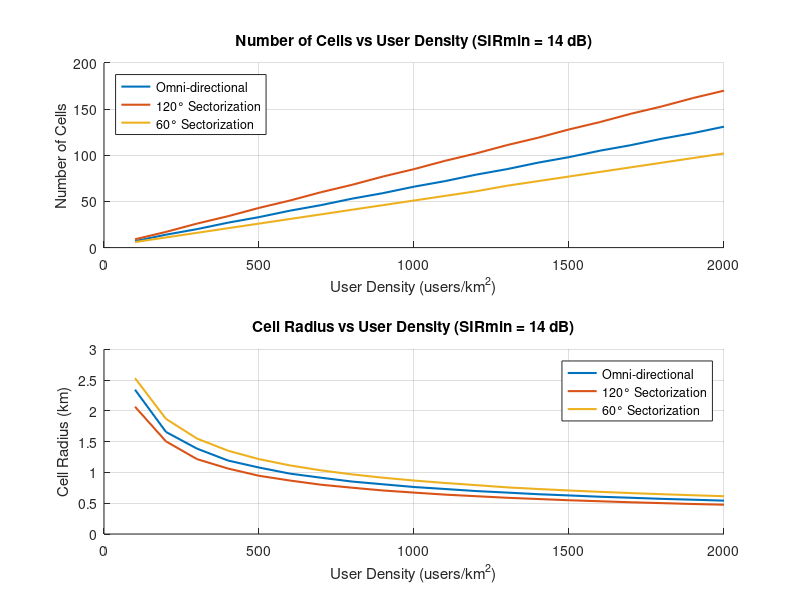
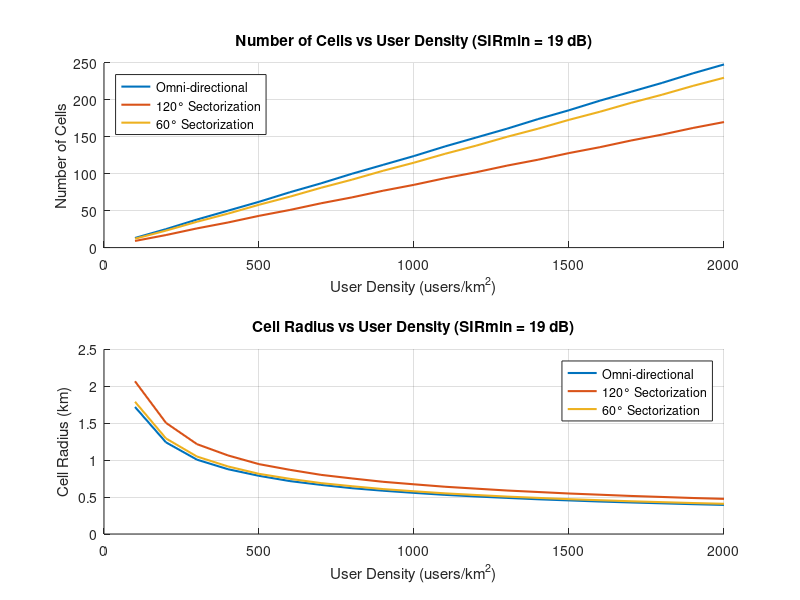

The MATLAB source for these figures, in order:
function partb4_5()
    % Parameters
    city_area = 100;                        % km^2
    user_densities = 100:100:2000;          % users/km^2
    total_channels = 340;
    traffic_per_user = 0.025;               % Erlangs
    GOS = 0.02;
    SIRmin_values = [14, 19];
    
    
    
    % Load or define Erlang B table
    GOS_table = [0.001, 0.002, 0.005, 0.01, 0.012, 0.013, 0.015, 0.02, 0.03, ...
                  0.05, 0.07, 0.1, 0.15, 0.2, 0.3, 0.4, 0.5];
    
    % Number of trunks (channels) - rows (1 to 150)
    trunks = (1:150)';
    
    
    traffic_table = [
0.001	0.002	0.005	0.010	0.012	0.013	0.02	0.020	0.031	0.053	0.075	0.111	0.176	0.250	0.429	0.667	1.00
0.046	0.065	0.105	0.153	0.168	0.176	0.19	0.223	0.282	0.381	0.470	0.595	0.796	1.00	1.45	2.00	2.73
0.194	0.249	0.349	0.455	0.489	0.505	0.53	0.602	0.715	0.899	1.06	1.27	1.60	1.93	2.63	3.48	4.59
0.439	0.535	0.701	0.869	0.922	0.946	0.99	1.09	1.26	1.52	1.75	2.05	2.50	2.95	3.89	5.02	6.50
0.762	0.900	1.13	1.36	1.43	1.46	1.52	1.66	1.88	2.22	2.50	2.88	3.45	4.01	5.19	6.60	8.44
																
1.15	1.33	1.62	1.91	2.00	2.04	2.11	2.28	2.54	2.96	3.30	3.76	4.44	5.11	6.51	8.19	10.4
1.58	1.80	2.16	2.50	2.60	2.65	2.73	2.94	3.25	3.74	4.14	4.67	5.46	6.23	7.86	9.80	12.4
2.05	2.31	2.73	3.13	3.25	3.30	3.40	3.63	3.99	4.54	5.00	5.60	6.50	7.37	9.21	11.4	14.3
2.56	2.85	3.33	3.78	3.92	3.98	4.08	4.34	4.75	5.37	5.88	6.55	7.55	8.52	10.6	13.0	16.3
3.09	3.43	3.96	4.46	4.61	4.68	4.80	5.08	5.53	6.22	6.78	7.51	8.62	9.68	12.0	14.7	18.3
																
3.65	4.02	4.61	5.16	5.32	5.40	5.53	5.84	6.33	7.08	7.69	8.49	9.69	10.9	13.3	16.3	20.3
4.23	4.64	5.28	5.88	6.05	6.14	6.27	6.61	7.14	7.95	8.61	9.47	10.8	12.0	14.7	18.0	22.2
4.83	5.27	5.96	6.61	6.80	6.89	7.03	7.40	7.97	8.83	9.54	10.5	11.9	13.2	16.1	19.6	24.2
5.45	5.92	6.66	7.35	7.56	7.65	7.81	8.20	8.80	9.73	10.5	11.5	13.0	14.4	17.5	21.2	26.2
6.08	6.58	7.38	8.11	8.33	8.43	8.59	9.01	9.65	10.6	11.4	12.5	14.1	15.6	18.9	22.9	28.2
																
6.72	7.26	8.10	8.88	9.11	9.21	9.39	9.83	10.5	11.5	12.4	13.5	15.2	16.8	20.3	24.5	30.2
7.38	7.95	8.83	9.65	9.89	10.0	10.19	10.7	11.4	12.5	13.4	14.5	16.3	18.0	21.7	26.2	32.2
8.05	8.64	9.58	10.4	10.7	10.8	11.00	11.5	12.2	13.4	14.3	15.5	17.4	19.2	23.1	27.8	34.2
8.72	9.35	10.3	11.2	11.5	11.6	11.82	12.3	13.1	14.3	15.3	16.6	18.5	20.4	24.5	29.5	36.2
9.41	10.1	11.1	12.0	12.3	12.4	12.65	13.2	14.0	15.2	16.3	17.6	19.6	21.6	25.9	31.2	38.2
																
10.1	10.8	11.9	12.8	13.1	13.3	13.48	14.0	14.9	16.2	17.3	18.7	20.8	22.8	27.3	32.8	40.2
10.8	11.5	12.6	13.7	14.0	14.1	14.32	14.9	15.8	17.1	18.2	19.7	21.9	24.1	28.7	34.5	42.1
11.5	12.3	13.4	14.5	14.8	14.9	15.16	15.8	16.7	18.1	19.2	20.7	23.0	25.3	30.1	36.1	44.1
12.2	13.0	14.2	15.3	15.6	15.8	16.01	16.6	17.6	19.0	20.2	21.8	24.2	26.5	31.6	37.8	46.1
13.0	13.8	15.0	16.1	16.5	16.6	16.87	17.5	18.5	20.0	21.2	22.8	25.3	27.7	33.0	39.4	48.1
																
13.7	14.5	15.8	17.0	17.3	17.5	17.72	18.4	19.4	20.9	22.2	23.9	26.4	28.9	34.4	41.1	50.1
14.4	15.3	16.6	17.8	18.2	18.3	18.59	19.3	20.3	21.9	23.2	24.9	27.6	30.2	35.8	42.8	52.1
15.2	16.1	17.4	18.6	19.0	19.2	19.45	20.2	21.2	22.9	24.2	26.0	28.7	31.4	37.2	44.4	54.1
15.9	16.8	18.2	19.5	19.9	20.0	20.32	21.0	22.1	23.8	25.2	27.1	29.9	32.6	38.6	46.1	56.1
16.7	17.6	19.0	20.3	20.7	20.9	21.19	21.9	23.1	24.8	26.2	28.1	31.0	33.8	40.0	47.7	58.1
																
17.4	18.4	19.9	21.2	21.6	21.8	22.07	22.8	24.0	25.8	27.2	29.2	32.1	35.1	41.5	49.4	60.1
18.2	19.2	20.7	22.0	22.5	22.6	22.95	23.7	24.9	26.7	28.2	30.2	33.3	36.3	42.9	51.1	62.1
19.0	20.0	21.5	22.9	23.3	23.5	23.83	24.6	25.8	27.7	29.3	31.3	34.4	37.5	44.3	52.7	64.1
19.7	20.8	22.3	23.8	24.2	24.4	24.72	25.5	26.8	28.7	30.3	32.4	35.6	38.8	45.7	54.4	66.1
20.5	21.6	23.2	24.6	25.1	25.3	25.60	26.4	27.7	29.7	31.3	33.4	36.7	40.0	47.1	56.0	68.1
																
21.3	22.4	24.0	25.5	26.0	26.2	26.49	27.3	28.6	30.7	32.3	34.5	37.9	41.2	48.6	57.7	70.1
22.1	23.2	24.8	26.4	26.8	27.0	27.39	28.3	29.6	31.6	33.3	35.6	39.0	42.4	50.0	59.4	72.1
22.9	24.0	25.7	27.3	27.7	27.9	28.28	29.2	30.5	32.6	34.4	36.6	40.2	43.7	51.4	61.0	74.1
23.7	24.8	26.5	28.1	28.6	28.8	29.18	30.1	31.5	33.6	35.4	37.7	41.3	44.9	52.8	62.7	76.1
24.4	25.6	27.4	29.0	29.5	29.7	30.08	31.0	32.4	34.6	36.4	38.8	42.5	46.1	54.2	64.4	78.1
25.2	26.4	28.2	29.9	30.4	30.6	30.98	31.9	33.4	35.6	37.4	39.9	43.6	47.4	55.7	66.0	80.1
26.0	27.2	29.1	30.8	31.3	31.5	31.88	32.8	34.3	36.6	38.4	40.9	44.8	48.6	57.1	67.7	82.1
26.8	28.1	29.9	31.7	32.2	32.4	32.79	33.8	35.3	37.6	39.5	42.0	45.9	49.9	58.5	69.3	84.1
27.6	28.9	30.8	32.5	33.1	33.3	33.69	34.7	36.2	38.6	40.5	43.1	47.1	51.1	59.9	71.0	86.1
28.4	29.7	31.7	33.4	34.0	34.2	34.60	35.6	37.2	39.6	41.5	44.2	48.2	52.3	61.3	72.7	88.1
																
29.3	30.5	32.5	34.3	34.9	35.1	35.51	36.5	38.1	40.5	42.6	45.2	49.4	53.6	62.8	74.3	90.1
30.1	31.4	33.4	35.2	35.8	36.0	36.42	37.5	39.1	41.5	43.6	46.3	50.6	54.8	64.2	76.0	92.1
30.9	32.2	34.2	36.1	36.7	36.9	37.34	38.4	40.0	42.5	44.6	47.4	51.7	56.0	65.6	77.7	94.1
31.7	33.0	35.1	37.0	37.6	37.8	38.25	39.3	41.0	43.5	45.7	48.5	52.9	57.3	67.0	79.3	96.1
32.5	33.9	36.0	37.9	38.5	38.7	39.17	40.3	41.9	44.5	46.7	49.6	54.0	58.5	68.5	81.0	98.1
																
33.3	34.7	36.9	38.8	39.4	39.6	40.08	41.2	42.9	45.5	47.7	50.6	55.2	59.7	69.9	82.7	100.1
34.2	35.6	37.7	39.7	40.3	40.6	41.00	42.1	43.9	46.5	48.8	51.7	56.3	61.0	71.3	84.3	102.1
35.0	36.4	38.6	40.6	41.2	41.5	41.92	43.1	44.8	47.5	49.8	52.8	57.5	62.2	72.7	86.0	104.1
35.8	37.2	39.5	41.5	42.1	42.4	42.84	44.0	45.8	48.5	50.8	53.9	58.7	63.5	74.2	87.6	106.1
36.6	38.1	40.4	42.4	43.0	43.3	43.77	44.9	46.7	49.5	51.9	55.0	59.8	64.7	75.6	89.3	108.1
																
37.5	38.9	41.2	43.3	43.9	44.2	44.69	45.9	47.7	50.5	52.9	56.1	61.0	65.9	77.0	91.0	110.1
38.3	39.8	42.1	44.2	44.8	45.1	45.62	46.8	48.7	51.5	53.9	57.1	62.1	67.2	78.4	92.6	112.1
39.1	40.6	43.0	45.1	45.8	46.1	46.54	47.8	49.6	52.6	55.0	58.2	63.3	68.4	79.8	94.3	114.1
40.0	41.5	43.9	46.0	46.7	47.0	47.47	48.7	50.6	53.6	56.0	59.3	64.5	69.7	81.3	96.0	116.1
40.8	42.4	44.8	46.9	47.6	47.9	48.40	49.6	51.6	54.6	57.1	60.4	65.6	70.9	82.7	97.6	118.1
																
41.6	43.2	45.6	47.9	48.5	48.8	49.33	50.6	52.5	55.6	58.1	61.5	66.8	72.1	84.1	99.3	120.1
42.5	44.1	46.5	48.8	49.4	49.7	50.26	51.5	53.5	56.6	59.1	62.6	68.0	73.4	85.5	101.0	122.1
43.3	44.9	47.4	49.7	50.4	50.7	51.19	52.5	54.5	57.6    60.2	63.7	69.1	74.6	87.0	102.6	124.1
44.2	45.8	48.3	50.6	51.3	51.6	52.12	53.4	55.4	58.6	61.2	64.8	70.3	75.9	88.4	104.3	126.1
45.0	46.6	49.2	51.5	52.2	52.5	53.05	54.4	56.4	59.6	62.3	65.8	71.4	77.1	89.8	106.0	128.1
																
45.8	47.5	50.1	52.4	53.1	53.5	53.99	55.3	57.4	60.6	63.3	66.9	72.6	78.3	91.2	107.6	130.1
46.7	48.4	51.0	53.4	54.1	54.4	54.92	56.3	58.4	61.6	64.4	68.0	73.8	79.6	92.7	109.3	132.1
47.5	49.2	51.9	54.3	55.0	55.3	55.86	57.2	59.3	62.6	65.4	69.1	74.9	80.8	94.1	111.0	134.1
48.4	50.1	52.8	55.2	55.9	56.2	56.79	58.2	60.3	63.7	66.4	70.2	76.1	82.1	95.5	112.6	136.1
49.2	51.0	53.7	56.1	56.8	57.2	57.73	59.1	61.3	64.7	67.5	71.3	77.3	83.3	96.9	114.3	138.1
																
50.1	51.8	54.6	57.0	57.8	58.1	58.67	60.1	62.3	65.7	68.5	72.4	78.4	84.6	98.4	115.9	140.1
50.9	52.7	55.5	58.0	58.7	59.0	59.61	61.0	63.2	66.7	69.6	73.5	79.6	85.8	99.8	117.6	142.1
51.8	53.6	56.4	58.9	59.6	60.0	60.55	62.0	64.2	67.7	70.6	74.6	80.8	87.0	101.2	119.3	144.1
52.7	54.5	57.3	59.8	60.6	60.9	61.49	62.9	65.2	68.7	71.7	75.6	81.9	88.3	102.7	120.9	146.1
53.5	55.3	58.2	60.7	61.5	61.8	62.43	63.9	66.2	69.7	72.7	76.7	83.1	89.5	104.1	122.6	148.0
																
54.4	56.2	59.1	61.7	62.4	62.8	63.37	64.9	67.2	70.8	73.8	77.8	84.2	90.8	105.5	124.3	150.0
55.2	57.1	60.0	62.6	63.4	63.7	64.32	65.8	68.1	71.8	74.8	78.9	85.4	92.0	106.9	125.9	152.0
56.1	58.0	60.9	63.5	64.3	64.7	65.26	66.8	69.1	72.8	75.9	80.0	86.6	93.3	108.4	127.6	154.0
56.9	58.8	61.8	64.4	65.2	65.6	66.20	67.7	70.1	73.8	76.9	81.1	87.7	94.5	109.8	129.3	156.0
57.8	59.7	62.7	65.4	66.2	66.5	67.15	68.7	71.1	74.8	78.0	82.2	88.9	95.7	111.2	130.9	158.0
58.7	60.6	63.6	66.3	67.1	67.5	68.09	69.6	72.1	75.8	79.0	83.3	90.1	97.0	112.6	132.6	160.0
59.5	61.5	64.5	67.2	68.0	68.4	69.04	70.6	73.0	76.9	80.1	84.4	91.2	98.2	114.1	134.3	162.0
60.4	62.4	65.4	68.2	69.0	69.4	69.99	71.6	74.0	77.9	81.1	85.5	92.4	99.5	115.5	135.9	164.0
61.3	63.2	66.3	69.1	69.9	70.3	70.93	72.5	75.0	78.9	82.2	86.6	93.6	100.7	116.9	137.6	166.0
62.1	64.1	67.2	70.0	70.9	71.2	71.88	73.5	76.0	79.9	83.2	87.7	94.7	102.0	118.3	139.3	168.0
																
63.0	65.0	68.1	70.9	71.8	72.2	72.83	74.5	77.0	80.9	84.3	88.8	95.9	103.2	119.8	140.9	170.0
63.9	65.9	69.0	71.9	72.7	73.1	73.78	75.4	78.0	82.0	85.3	89.9	97.1	104.5	121.2	142.6	172.0
64.7	66.8	69.9	72.8	73.7	74.1	74.73	76.4	78.9	83.0	86.4	91.0	98.2	105.7	122.6	144.3	174.0
65.6	67.7	70.8	73.7	74.6	75.0	75.68	77.3	79.9	84.0	87.4	92.1	99.4	106.9	124.0	145.9	176.0
66.5	68.6	71.8	74.7	75.6	76.0	76.63	78.3	80.9	85.0	88.5	93.1	100.6	108.2	125.5	147.6	178.0
																
67.4	69.4	72.7	75.6	76.5	76.9	77.58	79.3	81.9	86.0	89.5	94.2	101.7	109.4	126.9	149.3	180.0
68.2	70.3	73.6	76.6	77.4	77.8	78.53	80.2	82.9	87.1	90.6	95.3	102.9	110.7	128.3	150.9	182.0
69.1	71.2	74.5	77.5	78.4	78.8	79.48	81.2	83.9	88.1	91.6	96.4	104.1	111.9	129.7	152.6	184.0
70.0	72.1	75.4	78.4	79.3	79.7	80.43	82.2	84.9	89.1	92.7	97.5	105.3	113.2	131.2	154.3	186.0
70.9	73.0	76.3	79.4	80.3	80.7	81.39	83.1	85.8	90.1	93.7	98.6	106.4	114.4	132.6	155.9	188.0
																
71.7	73.9	77.2	80.3	81.2	81.6	82.34	84.1	86.8	91.1	94.8	99.7	107.6	115.7	134.0	157.6	190.0
72.6	74.8	78.2	81.2	82.2	82.6	83.29	85.1	87.8	92.2	95.8	100.8	108.8	116.9	135.5	159.3	192.0
73.5	75.7	79.1	82.2	83.1	83.5	84.25	86.0	88.8	93.2	96.9	101.9	109.9	118.2	136.9	160.9	194.0
74.4	76.6	80.0	83.1	84.1	84.5	85.20	87.0	89.8	94.2	97.9	103.0	111.1	119.4	138.3	162.6	196.0
75.2	77.5	80.9	84.1	85.0	85.4	86.16	88.0	90.8	95.2	99.0	104.1	112.3	120.6	139.7	164.3	198.0
																
76.1	78.4	81.8	85.0	86.0	86.4	87.12	88.9	91.8	96.3	100.0	105.2	113.4	121.9	141.2	165.9	200.0
77.0	79.3	82.7	85.9	86.9	87.3	88.07	89.9	92.8	97.3	101.1	106.3	114.6	123.1	142.6	167.6	202.0
77.9	80.2	83.7	86.9	87.8	88.3	89.03	90.9	93.8	98.3	102.2	107.4	115.8	124.4	144.0	169.2	204.0
78.8	81.1	84.6	87.8	88.8	89.2	89.99	91.9	94.8	99.3	103.2	108.5	116.9	125.6	145.4	170.9	206.0
79.6	82.0	85.5	88.8	89.7	90.2	90.94	92.8	95.7	100.4	104.3	109.6	118.1	126.9	146.9	172.6	208.0
																
80.5	82.8	86.4	89.7	90.7	91.1	91.90	93.8	96.7	101.4	105.3	110.7	119.3	128.1	148.3	174.2	210.0
81.4	83.7	87.4	90.7	91.6	92.1	92.86	94.8	97.7	102.4	106.4	111.8	120.4	129.4	149.7	175.9	212.0
82.3	84.6	88.3	91.6	92.6	93.1	93.82	95.7	98.7	103.4	107.4	112.9	121.6	130.6	151.1	177.6	214.0
83.2	85.5	89.2	92.5	93.5	94.0	94.78	96.7	99.7	104.5	108.5	114.0	122.8	131.9	152.6	179.2	216.0
84.1	86.4	90.1	93.5	94.5	95.0	95.74	97.7	100.7	105.5	109.5	115.1	124.0	133.1	154.0	180.9	218.0
																
85.0	87.3	91.0	94.4	95.5	95.9	96.70	98.7	101.7	106.5	110.6	116.2	125.1	134.3	155.4	182.6	220.0
85.8	88.3	92.0	95.4	96.4	96.9	97.66	99.6	102.7	107.5	111.7	117.3	126.3	135.6	156.9	184.2	222.0
86.7	89.2	92.9	96.3	97.4	97.8	98.62	100.6	103.7	108.6	112.7	118.4	127.5	136.8	158.3	185.9	224.0
87.6	90.1	93.8	97.3	98.3	98.8	99.58	101.6	104.7	109.6	113.8	119.5	128.6	138.1	159.7	187.6	226.0
88.5	91.0	94.7	98.2	99.3	99.7	100.54	102.5	105.7	110.6	114.8	120.6	129.8	139.3	161.1	189.2	228.0
																
89.4	91.9	95.7	99.2	100.2	100.7	101.50	103.5	106.7	111.7	115.9	121.7	131.0	140.6	162.6	190.9	230.0
90.3	92.8	96.6	100.1	101.2	101.7	102.46	104.5	107.7	112.7	116.9	122.8	132.1	141.8	164.0	192.6	232.0
91.2	93.7	97.5	101.1	102.1	102.6	103.43	105.5	108.7	113.7	118.0	123.9	133.3	143.1	165.4	194.2	234.0
92.1	94.6	98.5	102.0	103.1	103.6	104.39	106.4	109.7	114.7	119.1	125.0	134.5	144.3	166.8	195.9	236.0
93.0	95.5	99.4	103.0	104.0	104.5	105.35	107.4	110.7	115.8	120.1	126.1	135.7	145.6	168.3	197.6	238.0
93.9	96.4	100.3	103.9	105.0	105.5	106.31	108.4	111.6	116.8	121.2	127.2	136.8	146.8	169.7	199.2	240.0
94.7	97.3	101.2	104.9	105.9	106.4	107.28	109.4	112.6	117.8	122.2	128.3	138.0	148.1	171.1	200.9	242.0
95.6	98.2	102.2	105.8	106.9	107.4	108.24	110.3	113.6	118.9	123.3	129.4	139.2	149.3	172.6	202.6	244.0
96.5	99.1	103.1	106.8	107.9	108.4	109.21	111.3	114.6	119.9	124.4	130.5	140.3	150.6	174.0	204.2	246.0
97.4	100.0	104.0	107.7	108.8	109.3	110.17	112.3	115.6	120.9	125.4	131.6	141.5	151.8	175.4	205.9	248.0
																
98.3	100.9	105.0	108.7	109.8	110.3	111.14	113.3	116.6	121.9	126.5	132.7	142.7	153.0	176.8	207.6	250.0
99.2	101.8	105.9	109.6	110.7	111.2	112.10	114.3	117.6	123.0	127.5	133.8	143.9	154.3	178.3	209.2	252.0
100.1	102.8	106.8	110.6	111.7	112.2	113.07	115.2	118.6	124.0	128.6	134.9	145.0	155.5	179.7	210.9	254.0
101.0	103.7	107.8	111.5	112.6	113.2	114.03	116.2	119.6	125.0	129.6	136.0	146.2	156.8	181.1	212.6	256.0
101.9	104.6	108.7	112.5	113.6	114.1	115.00	117.2	120.6	126.1	130.7	137.1	147.4	158.0	182.5	214.2	258.0
																
102.8	105.5	109.6	113.4	114.6	115.1	115.96	118.2	121.6	127.1	131.8	138.2	148.5	159.3	184.0	215.9	260.0
103.7	106.4	110.6	114.4	115.5	116.0	116.93	119.1	122.6	128.1	132.8	139.3	149.7	160.5	185.4	217.6	262.0
104.6	107.3	111.5	115.3	116.5	117.0	117.90	120.1	123.6	129.2	133.9	140.4	150.9	161.8	186.8	219.2	264.0
105.5	108.2	112.4	116.3	117.4	118.0	118.87	121.1	124.6	130.2	134.9	141.5	152.0	163.0	188.3	220.9	266.0
106.4	109.1	113.3	117.2	118.4	118.9	119.83	122.1	125.6	131.2	136.0	142.6	153.2	164.3	189.7	222.6	268.0
																
107.3	110.0	114.3	118.2	119.4	119.9	120.80	123.1	126.6	132.2	137.1	143.7	154.4	165.5	191.1	224.2	270.0
108.2	111.0	115.2	119.1	120.3	120.9	121.77	124.0	127.6	133.3	138.1	144.8	155.6	166.8	192.5	225.9	272.0
109.1	111.9	116.2	120.1	121.3	121.8	122.74	125.0	128.6	134.3	139.2	145.9	156.7	168.0	194.0	227.6	274.0
110.0	112.8	117.1	121.0	122.2	122.8	123.71	126.0	129.6	135.3	140.2	147.0	157.9	169.3	195.4	229.2	276.0
110.9	113.7	118.0	122.0	123.2	123.7	124.67	127.0	130.6	136.4	141.3	148.1	159.1	170.5	196.8	230.9	278.0
																
111.8	114.6	118.9	123.0	124.2	124.7	125.64	128.0	131.6	137.4	142.4	149.2	160.2	171.8	198.3	232.6	280.0
112.7	115.5	120.0	123.9	125.1	125.7	126.66	129.0	132.6	138.5	143.5	150.3	161.4	173.0	199.7	234.2	282.0
113.5	116.3	120.8	124.9	126.1	126.7	127.59	129.9	133.6	139.5	144.5	151.4	162.6	174.2	201.1	235.9	284.0
114.4	117.2	121.8	125.9	127.1	127.6	128.52	130.9	134.6	140.5	145.5	152.5	163.8	175.5	202.5	237.6	286.0
115.3	118.2	122.7	126.8	128.0	128.6	129.54	132.0	135.7	141.6	146.6	153.6	164.9	176.7	204.0	239.2	288.0
																
116.3	119.2	123.7	127.8	129.0	129.5	130.46	132.9	136.6	142.6	147.6	154.7	166.1	178.0	205.4	240.9	290.0
117.2	120.1	124.6	128.7	129.9	130.5	131.44	133.9	137.6	143.6	148.8	155.8	167.3	179.2	206.8	242.6	292.0
118.1	121.0	125.5	129.6	130.9	131.4	132.38	134.8	138.6	144.7	149.8	156.9	168.5	180.5	208.2	244.2	294.0
119.0	121.9	126.4	130.6	131.8	132.5	133.40	135.8	139.6	145.7	150.8	158.0	169.6	181.7	209.7	245.9	296.0
119.9	122.8	127.4	131.6	132.8	133.4	134.39	136.8	140.7	146.7	151.9	159.1	170.8	183.0	211.1	247.6	298.0
    ]; 
    
    % Valid cluster sizes (i^2 + ij + j^2)
    possible_N = [1, 3, 4, 7, 9, 12, 13, 16, 19, 21, 25, 27, 28, 31, ...
                  36, 37, 39, 43, 48, 49, 52, 57, 61, 63, 64, 67, ...
                  73, 75, 76, 79, 81, 84, 91, 93, 97, 100];

    % Define sectorization schemes
    sector_schemes = {
        1, 'Omni-directional';
        3, '120° Sectorization';
        6, '60° Sectorization'
    };

    % Loop over SIRmin values
    for sir_idx = 1:length(SIRmin_values)
        SIRmin = SIRmin_values(sir_idx);
        figure(sir_idx); % New figure for each SIRmin

        for scheme = 1:size(sector_schemes, 1)
            sectors = sector_schemes{scheme, 1};
            scheme_name = sector_schemes{scheme, 2};

            % Cluster size calculation
            raw_N = (1/3) * ( (((10^(SIRmin/10))*6) / sectors)^(1/4) + 1 )^2;
            N = possible_N(find(possible_N >= raw_N, 1));

            % Channels per sector
            channels_per_sector = floor(total_channels / (N * sectors));

            num_cells_arr = zeros(size(user_densities));
            cell_radius_arr = zeros(size(user_densities));

            for i = 1:length(user_densities)
                user_density = user_densities(i);
                total_users = user_density * city_area;
                total_traffic = total_users * traffic_per_user;

                A = lookup_erlangB_traffic(trunks, GOS_table, traffic_table, ...
                                           channels_per_sector, GOS);

                traffic_per_cell = A * sectors;
                num_cells = ceil(total_traffic / traffic_per_cell);
                cell_area = city_area / num_cells;
                cell_radius = sqrt((cell_area * 2) / (3 * sqrt(3))); % in km

                num_cells_arr(i) = num_cells;
                cell_radius_arr(i) = cell_radius;
            end

            % Subplot 1: Number of Cells vs User Density
            subplot(2,1,1);
            hold on;
            plot(user_densities, num_cells_arr, 'LineWidth', 1.5, ...
                'DisplayName', scheme_name);
            xlabel('User Density (users/km^2)');
            ylabel('Number of Cells');
            title(sprintf('Number of Cells vs User Density (SIRmin = %d dB)', SIRmin));
            legend('Location', 'northwest');
            grid on;

            % Subplot 2: Cell Radius vs User Density
            subplot(2,1,2);
            hold on;
            plot(user_densities, cell_radius_arr, 'LineWidth', 1.5, ...
                'DisplayName', scheme_name);
            xlabel('User Density (users/km^2)');
            ylabel('Cell Radius (km)');
            title(sprintf('Cell Radius vs User Density (SIRmin = %d dB)', SIRmin));
            legend('Location', 'northeast');
            grid on;
        end
    end
end
function A = lookup_erlangB_traffic(trunks, GOS_table, traffic_table, requested_trunks, requested_GOS)
    % Find the index of the trunk closest to requested_trunks (exact or closest)
    [~, trunk_idx] = min(abs(trunks - requested_trunks));
    
    % Find indices around requested GOS for interpolation
    if requested_GOS <= GOS_table(1)
        lower_gos_idx = 1; upper_gos_idx = 1;
    elseif requested_GOS >= GOS_table(end)
        lower_gos_idx = length(GOS_table); upper_gos_idx = length(GOS_table);
    else
        lower_gos_idx = find(GOS_table <= requested_GOS, 1, 'last');
        upper_gos_idx = find(GOS_table >= requested_GOS, 1, 'first');
    end
    
    % Traffic values at the closest trunk row for bounding GOS indices
    A_lower = traffic_table(trunk_idx, lower_gos_idx);
    A_upper = traffic_table(trunk_idx, upper_gos_idx);
    
    % Interpolate only along GOS dimension at fixed trunk row
    if lower_gos_idx == upper_gos_idx
        A = A_lower; % exact GOS match
    else
        A = interp1([GOS_table(lower_gos_idx), GOS_table(upper_gos_idx)], ...
                    [A_lower, A_upper], requested_GOS);
    end
end 